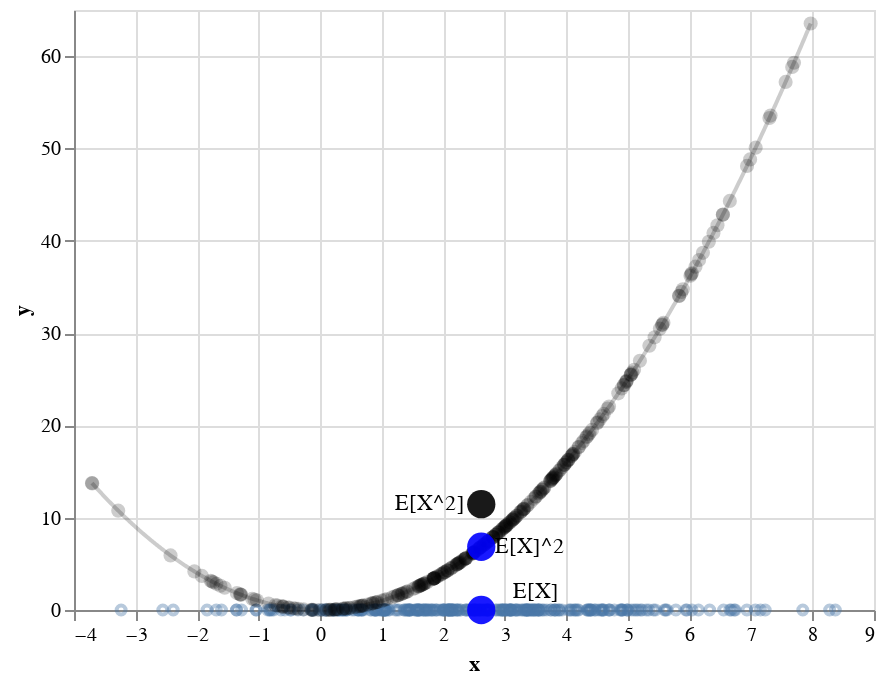

Notebook source saved alongside this figure:
### Code cell
c7 = alt.Chart(dt).mark_point(opacity=expectation_opacity, size=expectation_size, color="blue", filled=True).encode(
    x='x:Q',  # specify ordinal data
    y='y:Q',  # specify quantitative data
)

text7 = c7.mark_text(
    align='left',
    baseline='middle',
    dx=7
).encode(
    text='label:N'
)
x2 + c2  + c4 + expected_x2 + text + c6 + text2 + c7 +  text7

### Figure 1 — Vega-Lite specification as saved in the notebook (floating-point values rounded to 4 significant figures; data arrays with more than 128 entries replaced by an {"elided": "..."} marker saying what was removed)
{"$schema": "https://vega.github.io/schema/vega-lite/v2.6.0.json", "config": {"view": {"height": 300, "width": 400}}, "layer": [{"data": {"values": {"elided": "1000 records"}}, "encoding": {"x": {"field": "x", "type": "quantitative"}, "y": {"field": "y", "type": "quantitative"}}, "mark": {"color": "black", "opacity": 0.2, "type": "line"}}, {"data": {"values": {"elided": "300 records"}}, "encoding": {"x": {"field": "x", "type": "quantitative"}, "y": {"field": "y", "type": "quantitative"}}, "mark": {"opacity": 0.4, "size": 20, "type": "point"}}, {"data": {"values": {"elided": "300 records"}}, "encoding": {"x": {"field": "x", "type": "quantitative"}, "y": {"field": "y", "type": "quantitative"}}, "mark": {"color": "black", "filled": true, "opacity": 0.2, "size": 50, "type": "point"}}, {"data": {"values": [{"label": "E[X^2]", "x": 2.618, "y": 11.46}]}, "encoding": {"x": {"field": "x", "type": "quantitative"}, "y": {"field": "y", "type": "quantitative"}}, "mark": {"color": "black", "filled": true, "opacity": 0.9, "size": 200, "type": "point"}}, {"data": {"values": [{"label": "E[X^2]", "x": 2.618, "y": 11.46}]}, "encoding": {"text": {"field": "label", "type": "nominal"}, "x": {"field": "x", "type": "quantitative"}, "y": {"field": "y", "type": "quantitative"}}, "mark": {"align": "right", "baseline": "middle", "dx": 7, "type": "text", "xOffset": -15}}, {"data": {"values": [{"label": "E[X]", "x": 2.618, "y": 0}]}, "encoding": {"x": {"field": "x", "type": "quantitative"}, "y": {"field": "y", "type": "quantitative"}}, "mark": {"color": "blue", "filled": true, "opacity": 0.9, "size": 200, "type": "point"}}, {"data": {"values": [{"label": "E[X]", "x": 2.618, "y": 0}]}, "encoding": {"text": {"field": "label", "type": "nominal"}, "x": {"field": "x", "type": "quantitative"}, "y": {"field": "y", "type": "quantitative"}}, "mark": {"align": "left", "baseline": "bottom", "dx": 16, "type": "text", "yOffset": -4}}, {"data": {"values": [{"label": "E[X]^2", "x": 2.618, "y": 6.854}]}, "encoding": {"x": {"field": "x", "type": "quantitative"}, "y": {"field": "y", "type": "quantitative"}}, "mark": {"color": "blue", "filled": true, "opacity": 0.9, "size": 200, "type": "point"}}, {"data": {"values": [{"label": "E[X]^2", "x": 2.618, "y": 6.854}]}, "encoding": {"text": {"field": "label", "type": "nominal"}, "x": {"field": "x", "type": "quantitative"}, "y": {"field": "y", "type": "quantitative"}}, "mark": {"align": "left", "baseline": "middle", "dx": 7, "type": "text"}}]}
